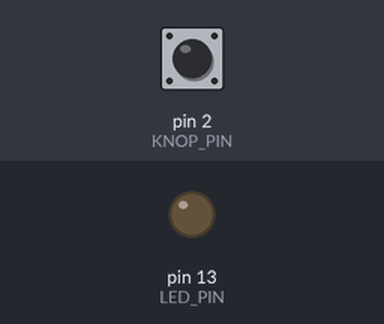
A sketch run on a simulated Arduino Uno, built with avr-gcc and run on an emulated ATmega328P. Shown: output pins drawn as LEDs (lit = HIGH). The test bench sets the inputs (shaded band); at power-on: pin 2 (KNOP_PIN) HIGH. What the sketch prints to the serial monitor is not drawn.

Above: at 1.2 s.
1.3 s: pin 2 (KNOP_PIN) pulled LOW for 0.15 s
At 2.5 s:
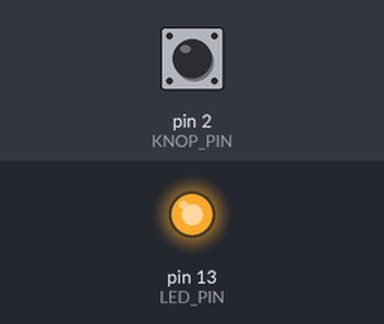
2.9 s: pin 2 (KNOP_PIN) pulled LOW for 1 s
At 3.9 s:
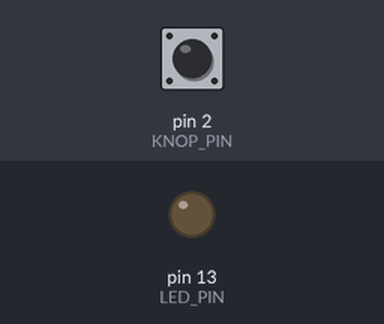
5.4 s: pin 2 (KNOP_PIN) pulled LOW for 3.2 s
At 5.8 s:
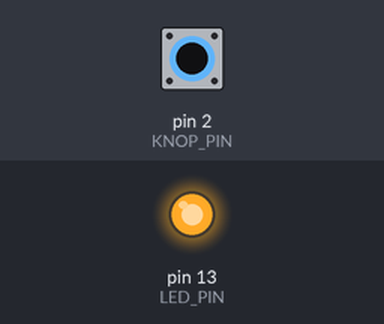
Timing chart, 0 to 8.4 s (numbered marks = the images above; inputs shaded):
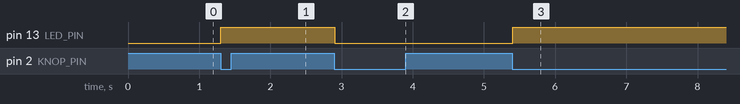

Measured:
- after the input at 1.3 s, pin 13 (LED_PIN): LOW → HIGH at once
- after the input at 2.9 s, pin 13 (LED_PIN): HIGH → LOW at once
- after the input at 5.4 s, pin 13 (LED_PIN): LOW → HIGH at once

The sketch:

Start_stop_interrupt.ino
```cpp
/*
  Start/Stop robot met interrupt en debounce
  ------------------------------------------
  - Monostabiele knop op D2 (INT0)
  - Wisselt tussen 'gestopt' en 'actief' bij elke druk
  - Debounce in software
  - Geen polling => timing van restprogramma blijft stabiel
*/

const byte KNOP_PIN = 2;              // Externe interrupt pin
const byte LED_PIN = 13;              // Indicatie van status
volatile bool robotActief = false;    // Huidige status
volatile unsigned long laatsteInterruptTijd = 0; // Voor debounce
const unsigned long DEBOUNCE_TIJD = 200; // 200 ms

void setup() {
  pinMode(KNOP_PIN, INPUT_PULLUP);   // knop naar GND
  pinMode(LED_PIN, OUTPUT);

  // Interrupt bij dalende flank (knop ingedrukt)
  attachInterrupt(digitalPinToInterrupt(KNOP_PIN), knopInterrupt, FALLING);

  digitalWrite(LED_PIN, LOW);
  Serial.begin(9600);
  Serial.println("Robot klaar. Druk op de knop om te starten/stoppen.");
}

void loop() {
  // Hier komt je hoofdprogramma voor de robot
  if (robotActief) {
    digitalWrite(LED_PIN, HIGH);
    // ... robot beweegt / voert taken uit ...
  } else {
    digitalWrite(LED_PIN, LOW);
    // ... robot staat stil / wacht op start ...
  }

  // (Voorbeeld: kleine vertraging om CPU te sparen)
  delay(50);
}

// ISR (Interrupt Service Routine)
void knopInterrupt() {
  unsigned long huidigeTijd = millis();

  // Debounce: enkel reageren als laatste druk minstens 200 ms geleden is
  if (huidigeTijd - laatsteInterruptTijd > DEBOUNCE_TIJD) {
    robotActief = !robotActief; // toggle status
    laatsteInterruptTijd = huidigeTijd;
  }
}
```
